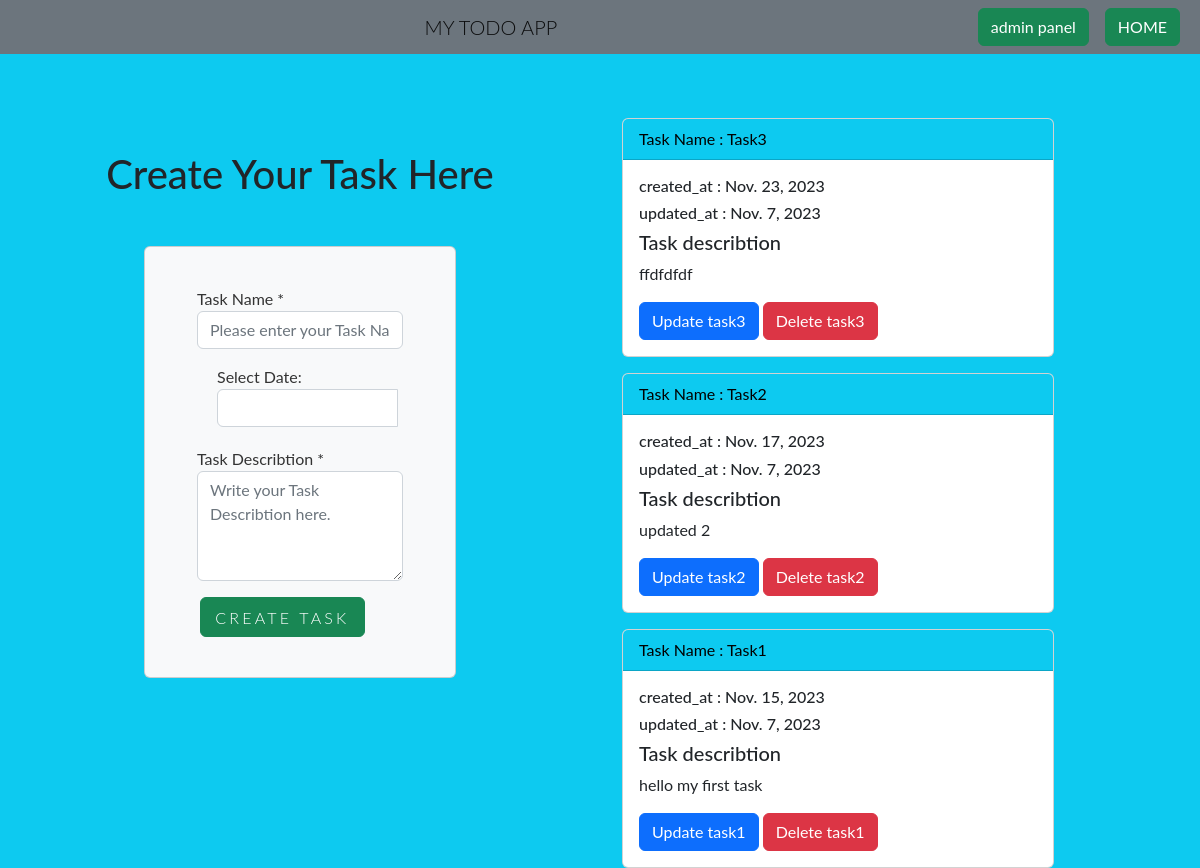
The page / on the database its author committed.
### app/models.py (models this page shows, shortened)
class User_Tasks(models.Model):
    task_name = models.CharField(max_length=50, null=False)
    task_describtion = models.CharField(max_length=500, null=False)
    created_at = models.DateField()
    updated_at = models.DateField(auto_now=True)
    slug = models.SlugField(unique=True, blank=True)

### app/views.py (the view, shortened to what this page needs)
# urls.py: path('',views.HomeView.as_view(), name='home'),
class HomeView(generic.ListView):
    model = User_Tasks
    template_name = 'home.html'
    context_object_name = 'task_instance'
    ordering = ['-created_at']

### templates/home.html (shortened to what this page needs)
{% extends "base.html" %}
{% block content %}
<div class="col-md-6">
    <div class="container">
        <div class=" text-center mt-5 ">
            <h1>Create Your Task Here</h1>
        </div>
        <div class="row ">
            <div class="col-lg-7 mx-auto">
                <div class="card mt-2 mx-auto p-4 bg-light">
                    <div class="card-body bg-light">
                        <div class="container">
                            <form id="contact-form" role="form" action="/" method="post">
                                <div class="controls">
                                    <div class="row">
                                        <div class="col-md-12">
                                            <div class="form-group">
                                                <label for="form_name">Task Name *</label>
                                                <input id="form_name" type="text" name="task_name" class="form-control"
                                                    placeholder="Please enter your Task Name *" required="required"
                                                    data-error="Firstname is required.">
                                            </div>
                                        </div>
                                        <div class="col-md-12 pt-3">
                                            <div class="form-group">
                                                <label class="la">Select Date: </label>
                                                <div id="datepicker" class="input-group date"
                                                    data-date-format="yyyy-mm-dd">
                                                    <input class="form-control" type="text" name="created_at" readonly />
                                                </div>
                                            </div>
                                        </div>
                                    </div>
                                    <div class="row">
                                        <div class="col-md-12">
                                            <div class="form-group">
                                                <label for="form_message">Task Describtion *</label>
                                                <textarea id="form_message" name="task_describtion" class="form-control"
                                                    placeholder="Write your Task Describtion here." rows="4"
                                                    data-error="Please, leave us a message."></textarea>
                                            </div>
                                        </div>
                                        <div class="col-md-12 mt-3">
                                            <input type="submit" class="btn btn-success btn-send  pt-2 btn-block"
                                                value="Create Task">
                                        </div>
                                    </div>
                                </div>
                            </form>
                        </div>
                    </div>
                </div>
            </div>
        </div>
    </div>
</div>
<div class="col-md-6">
    {% if task_instance %}
    {% for data in task_instance %}
    <div class="card w-75 mt-3">
        <div class="card-header text-bg-info text-capitalize">
            Task Name : {{data.task_name}}
        </div>
        <div class="card-body">
            <h6 class="card-title">created_at : {{data.created_at}}</h6>
            <h6 class="card-title">updated_at : {{data.updated_at}}</h6>
            <h5 class="card-title">Task describtion</h5>
            <p class="card-text">{{data.task_describtion}}</p>
            <a href="{%url 'update_task' data.slug%}" class="btn btn-primary">Update {{data.task_name}}</a>
            <button type="button" onclick="ask(task_slug{{forloop.counter}})" class="btn btn-danger">Delete {{data.task_name}}</button>
        </div>
    </div>
    {% endfor %}
    {%else%}
    <div class="container d-flex align-items-center vh-100">
        <div class="alert alert-info w-50 mx-auto text-center" role="alert">
            There is no Task
        </div>
    </div>
    {% endif %}
</div>
{% endblock %}

### templates/base.html (shortened to what this page needs)
<!doctype html>
<html lang="en">
  <head>
    <link href="https://cdn.jsdelivr.net/npm/bootstrap@5.2.3/dist/css/bootstrap.min.css" rel="stylesheet">
    <link href="https://cdnjs.cloudflare.com/ajax/libs/bootstrap-datepicker/1.3.0/css/datepicker.css" rel="stylesheet" type="text/css" />
</head>
  <body class="bg-info">
    <nav class="navbar bg-secondary">
        <div class="container-fluid d-flex">
            <a class="navbar-brand mx-auto display-6">MY TODO APP</a>
            <div class="d-flex" role="search">
                <a class="btn btn-success mx-2" href="admin">admin panel</a>
                <a class="btn btn-success mx-2" href="/">HOME</a>
            </div>
        </div>
    </nav>
    <div class="container-fluid mt-5">
        <div class="row">
            {% block content %}
            {% endblock  %}
        </div>
    </div>
</body>
</html>

### templates/home.html (style rules this page uses)
body { font-family: 'Lato', sans-serif; }
h1 { margin-bottom: 40px; }
label { color: #333; }
.btn-send { font-weight: 300; text-transform: uppercase; letter-spacing: 0.2em; width: 80%; margin-left: 3px; }
.card { margin-left: 10px; margin-right: 10px; }
.la { margin-left: 20px; }
#datepicker { width: 180px; margin: 0 20px 20px 20px; }

### rows shown on the page
User_Tasks: task_name "Task3", created_at "Nov. 23, 2023", updated_at "Nov. 7, 2023", task_describtion "ffdfdfdf", task_name "task3"
User_Tasks: task_name "Task2", created_at "Nov. 17, 2023", updated_at "Nov. 7, 2023", task_describtion "updated 2", task_name "task2"
User_Tasks: task_name "Task1", created_at "Nov. 15, 2023", updated_at "Nov. 7, 2023", task_describtion "hello my first task", task_name "task1"
